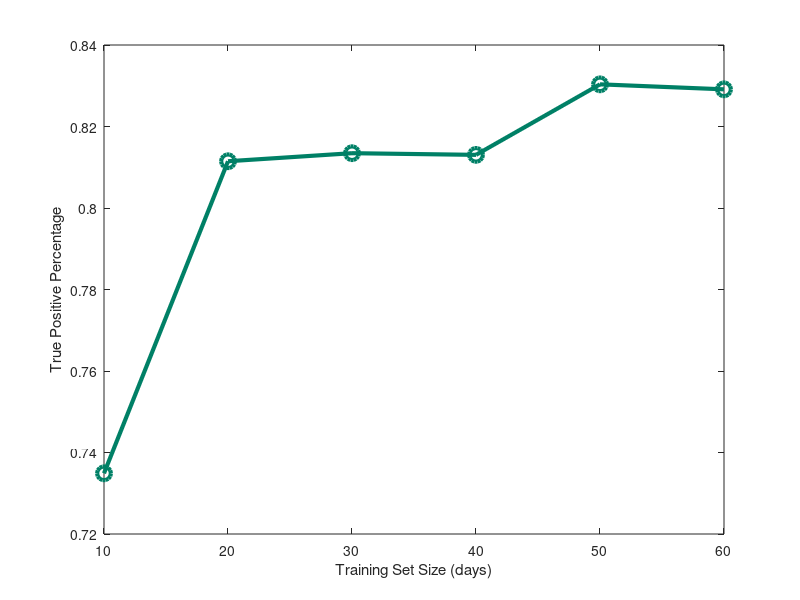

Write the MATLAB code that produced this figure.
function percolationThresholdVsTrainingSetSize()

houseA__day_1_10__day_0_1_3_tp = [10786.0];
houseA__day_1_10__day_0_1_3_fn = [3891.0];
houseA_10_tpp = houseA__day_1_10__day_0_1_3_tp / (houseA__day_1_10__day_0_1_3_tp + houseA__day_1_10__day_0_1_3_fn);

houseA__day_1_20__day_0_1_3_tp = [11910.0];
houseA__day_1_20__day_0_1_3_fn = [2767.0];
houseA_20_tpp = houseA__day_1_20__day_0_1_3_tp / (houseA__day_1_20__day_0_1_3_tp + houseA__day_1_20__day_0_1_3_fn);

houseA__day_1_30__day_0_1_3_tp = [11939.0];
houseA__day_1_30__day_0_1_3_fn = [2738.0];
houseA_30_tpp = houseA__day_1_30__day_0_1_3_tp / (houseA__day_1_30__day_0_1_3_tp + houseA__day_1_30__day_0_1_3_fn);

houseA__day_1_40__day_0_1_3_tp = [11933.0];
houseA__day_1_40__day_0_1_3_fn = [2744.0];
houseA_40_tpp = houseA__day_1_40__day_0_1_3_tp / (houseA__day_1_40__day_0_1_3_tp + houseA__day_1_40__day_0_1_3_fn);

houseA__day_1_50__day_0_1_3_tp = [12187.0];
houseA__day_1_50__day_0_1_3_fn = [2490.0];
houseA_50_tpp = houseA__day_1_50__day_0_1_3_tp / (houseA__day_1_50__day_0_1_3_tp + houseA__day_1_50__day_0_1_3_fn);

houseA__day_1_60__day_0_1_3_tp = [12169.0];
houseA__day_1_60__day_0_1_3_fn = [2508.0];
houseA_60_tpp = houseA__day_1_60__day_0_1_3_tp / (houseA__day_1_60__day_0_1_3_tp + houseA__day_1_60__day_0_1_3_fn);

houseA_tpp = [houseA_10_tpp houseA_20_tpp houseA_30_tpp houseA_40_tpp houseA_50_tpp houseA_60_tpp];

colors = colormap('summer');

h = plot(houseA_tpp, '-o', 'Color', colors(1, :), 'LineWidth', 3, 'MarkerSize', 10);
xlabel('Training Set Size (days)')
ylabel('True Positive Percentage')

set(gca,'XTickLabel',{'10', '20', '30', '40', '50', '60'})